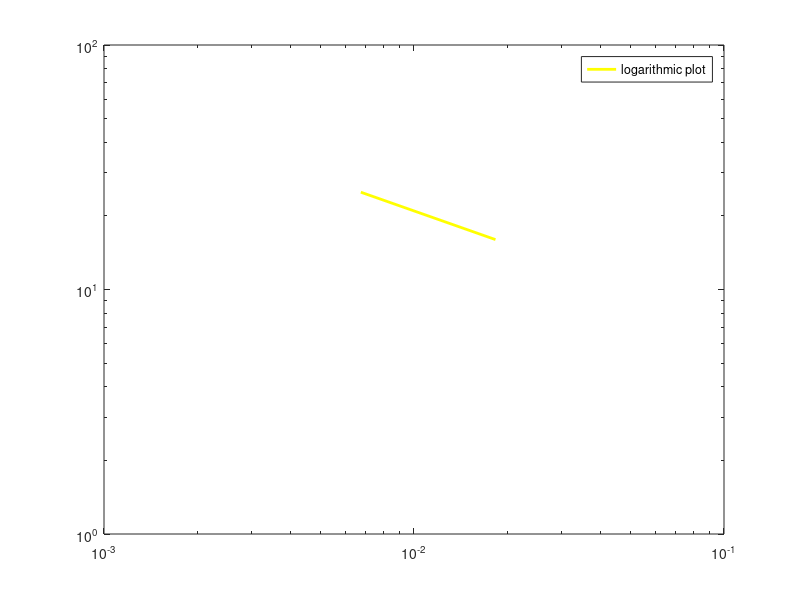

MATLAB code to generate this figure:
#!/usr/bin/octave -q

% logplot.m
% Date  : 16 September 2017
% Author: Ankit Pati

grid on;

title('Logarithmic Plots');
xlabel('x');
ylabel('y');

a = [2 + i, 4 + 6i, -2i, 4, 5];
x = exp(-a);
y = a.^2;

semilogx(x, y, 'linewidth', 2, '-c', 'DisplayName', 'logarithmic x plot');
legend('show');
drawnow();
input("Press enter to continue...");

semilogy(x, y, 'linewidth', 2, '-m', 'DisplayName', 'logarithmic y plot');
legend('show');
drawnow();
input("Press enter to continue...");

loglog  (x, y, 'linewidth', 2, '-y', 'DisplayName', 'logarithmic plot');
legend('show');
drawnow();
input("Press enter to terminate...");

% end of logplot.m
